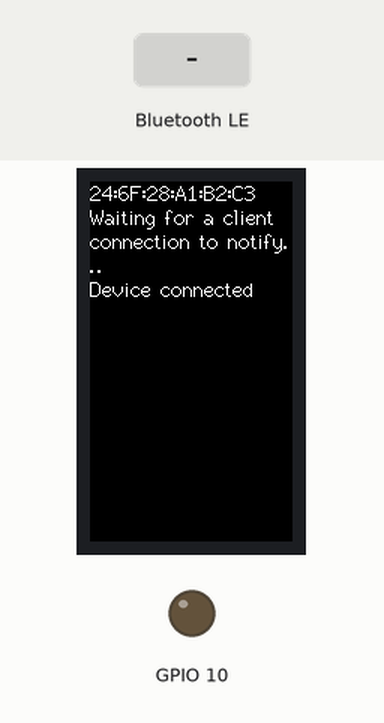
This sketch was run on a simulated ESP32-S3. Shown: 135×240 colour display, output pins drawn as LEDs (lit = HIGH). The inputs (shaded band) are chosen by the test bench. Nothing arrives over Bluetooth unless stated; a phone connects over Bluetooth LE 3 s after start.

Above: at 3.7 s.
3.8 s: Bluetooth LE write "1" received
At 4.9 s:
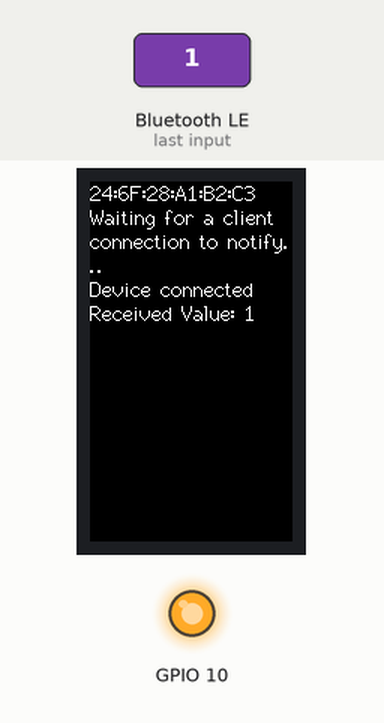
5.3 s: Bluetooth LE write "0" received
At 6.1 s:
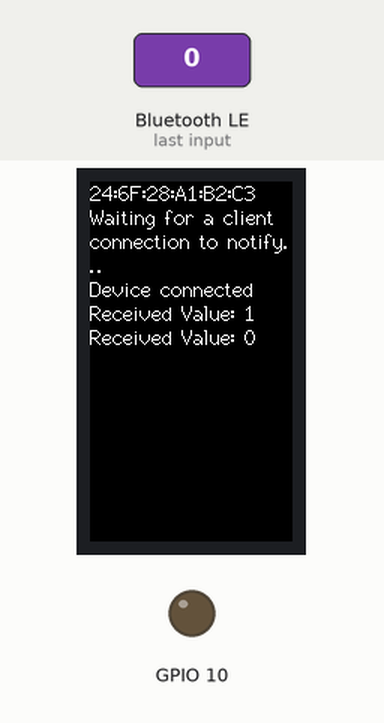
6.8 s: Bluetooth LE write "2" received
At 7.2 s:
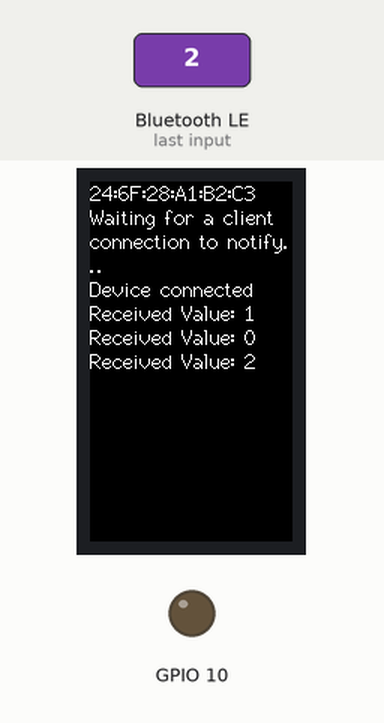
Timing chart, 0 to 9.8 s (numbered marks = the images above; inputs shaded):
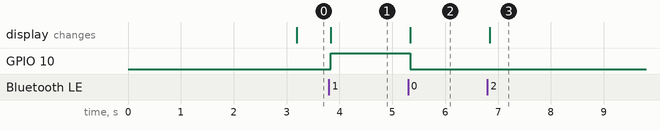

The sketch:

ble.ino
```cpp
#include <M5StickCPlus.h>
#include <BLEDevice.h>
#include <BLEServer.h>
#include <BLEUtils.h>
#include <BLE2902.h>

// BLEサービスとキャラクタリスティックのUUID
#define SERVICE_UUID        "12345678-1234-5678-1234-56789abcdef0"
#define CHARACTERISTIC_UUID "87654321-4321-6789-4321-fedcba987654"

// グローバル変数
BLECharacteristic *pCharacteristic;
bool deviceConnected = false;

class MyServerCallbacks: public BLEServerCallbacks {
    void onConnect(BLEServer* pServer) {
      deviceConnected = true;
      M5.Lcd.println("Device connected");
    };

    void onDisconnect(BLEServer* pServer) {
      deviceConnected = false;
      M5.Lcd.println("Device disconnected");
    }
};

class MyCallbacks: public BLECharacteristicCallbacks {
    void onWrite(BLECharacteristic *pCharacteristic) {
        std::string rxValue = pCharacteristic->getValue();
        if (rxValue.length() > 0) {
            M5.Lcd.print("Received Value: ");
            for (int i = 0; i < rxValue.length(); i++)
                M5.Lcd.print(rxValue[i]);

            M5.Lcd.println();

            // ここで受信したデータに基づいて何かを行う
            if (rxValue == "1") {
                digitalWrite(10, HIGH);
            } else {
                digitalWrite(10, LOW);
            }
        }
    }
};

void setup() {
    // M5StickCPlusの初期化
    M5.begin();
    M5.Lcd.fillScreen(BLACK);
    M5.Lcd.setTextFont(2);
    M5.Lcd.setRotation(0);
    M5.Lcd.setCursor(0, 0);

    Serial.begin(115200);

    // MACアドレスの取得と表示
    uint8_t macBT[6]; // MACアドレス格納用配列を準備
    esp_read_mac(macBT, ESP_MAC_BT); // MACアドレス取得
    M5.Lcd.printf("%02X:%02X:%02X:%02X:%02X:%02X\r\n", macBT[0], macBT[1], macBT[2], macBT[3], macBT[4], macBT[5]);

    // 内蔵LEDのピンを出力に設定
    pinMode(10, OUTPUT);

    // BLEデバイスの初期化
    BLEDevice::init("M5StickCPlus");
    BLEServer *pServer = BLEDevice::createServer();
    pServer->setCallbacks(new MyServerCallbacks());

    // サービスの作成
    BLEService *pService = pServer->createService(SERVICE_UUID);

    // キャラクタリスティックの作成
    pCharacteristic = pService->createCharacteristic(
                         CHARACTERISTIC_UUID,
                         BLECharacteristic::PROPERTY_READ |
                         BLECharacteristic::PROPERTY_WRITE
                       );

    pCharacteristic->setCallbacks(new MyCallbacks());
    pCharacteristic->setValue("0");

    // サービスの開始
    pService->start();

    // アドバタイジングの開始
    BLEAdvertising *pAdvertising = BLEDevice::getAdvertising();
    pAdvertising->addServiceUUID(SERVICE_UUID);
    pAdvertising->setScanResponse(true);
    pAdvertising->setMinPreferred(0x06);  // functions that help with iPhone connections issue
    pAdvertising->setMinPreferred(0x12);
    BLEDevice::startAdvertising();
    M5.Lcd.println("Waiting for a client connection to notify...");
}

void loop() {
    // if (M5.BtnA.wasPressed())

    // デバイス接続状態の確認
    if (deviceConnected) {
        // ここで何かを行うことができます
    }
    delay(1000);
}
```

Measured:
- after the input at 3.8 s, GPIO 10: LOW → HIGH at once; the display: changes at once (image 1)
- after the input at 5.3 s, GPIO 10: HIGH → LOW at once; the display: changes at once (image 2)
- after the input at 6.8 s, the display: changes at once (image 3)
